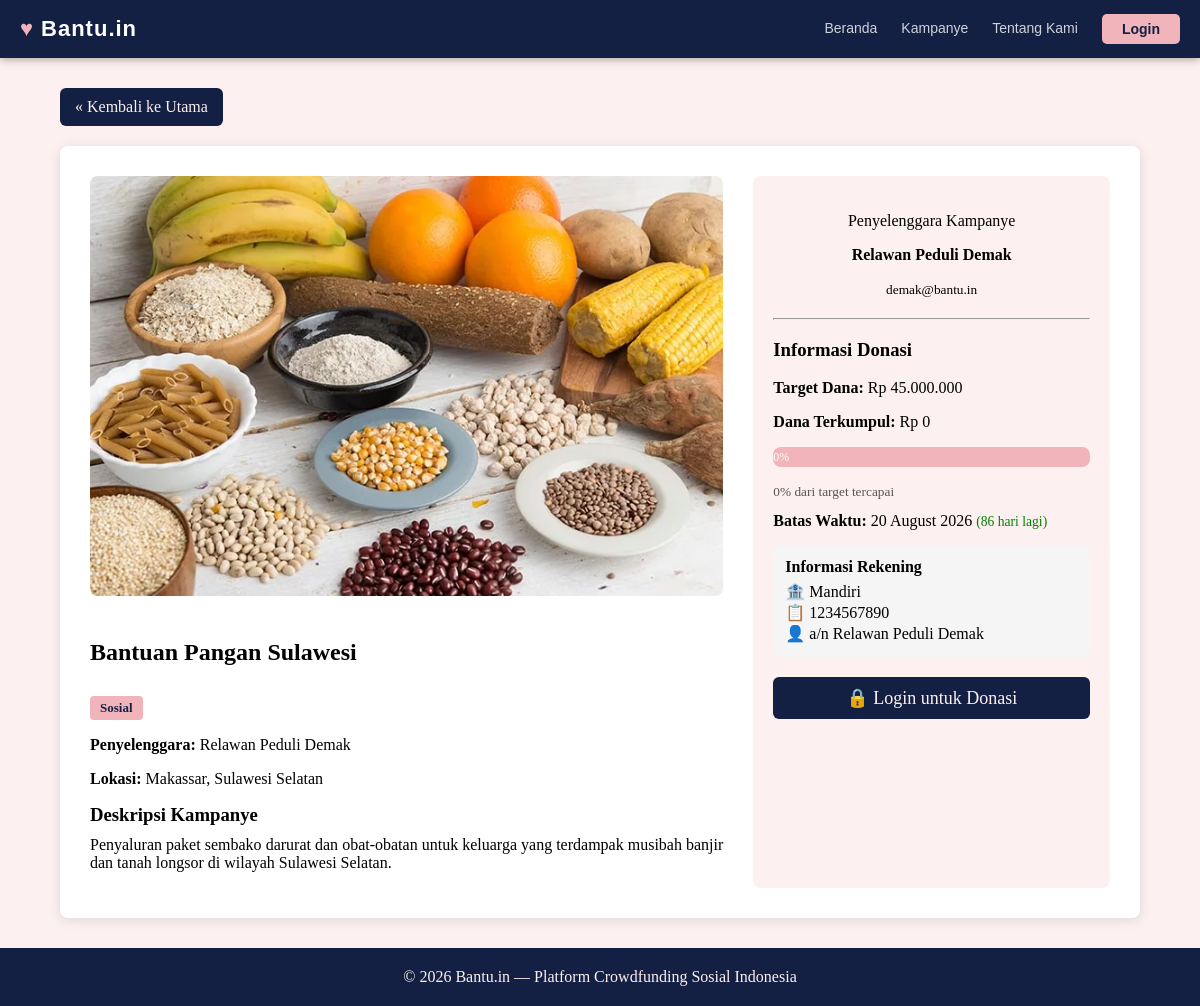
The app's page /detail.php?id=9 with its own data.
### tables this page shows
CREATE TABLE `kampanye` (
  `id` int(11) NOT NULL,
  `penyelenggara_id` int(11) NOT NULL,
  `judul` varchar(255) NOT NULL,
  `kategori` enum('bencana','pendidikan','kesehatan','lingkungan','sosial') NOT NULL,
  `lokasi` varchar(100) NOT NULL,
  `deskripsi` text NOT NULL,
  `target_dana` decimal(15,2) NOT NULL,
  `batas_waktu` date NOT NULL,
  `nama_bank` varchar(50) DEFAULT NULL,
  `no_rekening` varchar(50) DEFAULT NULL,
  `atas_nama` varchar(100) DEFAULT NULL,
  `gambar` varchar(255) NOT NULL,
  `created_at` timestamp NOT NULL DEFAULT current_timestamp()
);

CREATE TABLE `users` (
  `id` int(11) NOT NULL,
  `username` varchar(50) NOT NULL,
  `password` varchar(255) NOT NULL,
  `role` enum('donatur','penyelenggara') NOT NULL,
  `nama` varchar(100) NOT NULL,
  `email` varchar(100) NOT NULL,
  `no_telepon` varchar(20) NOT NULL,
  `alamat` text DEFAULT NULL
);

### detail.php (the view, shortened to what this page needs)
<?php
require 'koneksi.php';
$id = isset($_GET['id']) ? (int)$_GET['id'] : 0;
$stmt = $conn->prepare("
    SELECT k.*, u.nama AS nama_penyelenggara, u.email AS email_penyelenggara
    FROM kampanye k
    JOIN users u ON k.penyelenggara_id = u.id
    WHERE k.id = ?
");
$stmt->bind_param("i", $id);
$stmt->execute();
$kampanye = $stmt->get_result()->fetch_assoc();
$stmtDana = $conn->prepare("
    SELECT COALESCE(SUM(nominal), 0) AS dana_terkumpul
    FROM donasi
    WHERE kampanye_id = ? AND status = 'VERIFIED'
");
$stmtDana->bind_param("i", $id);
$stmtDana->execute();
$dana_terkumpul = (float)$stmtDana->get_result()->fetch_assoc()['dana_terkumpul'];
$target      = (float)$kampanye['target_dana'];
$persen      = $target > 0 ? min(100, round(($dana_terkumpul / $target) * 100, 1)) : 0;
$batas_waktu = new DateTime($kampanye['batas_waktu']);
$sekarang    = new DateTime();
$sudah_lewat = $sekarang > $batas_waktu;
$sisa_hari   = (int)$sekarang->diff($batas_waktu)->days;
function formatRupiah($angka) {
    return 'Rp ' . number_format($angka, 0, ',', '.');
}
$kategori_label = ucfirst($kampanye['kategori']);
?>
<!DOCTYPE html>
<html lang="id">
<head>
    <link rel="stylesheet" href="style.css">
</head>
<body>
<header class="home-header">
    <div class="home-container home-header-inner">
        <a href="index.php" class="home-logo">
            <span class="home-logo-icon">♥︎</span>
            <span class="home-logo-text">Bantu.in</span>
        </a>
        <nav class="home-navbar">
            <a href="index.php" class="home-nav-link">Beranda</a>
            <a href="index.php#daftar-kampanye" class="home-nav-link">Kampanye</a>
            <a href="#" class="home-nav-link">Tentang Kami</a>
            <?php if (isset($_SESSION['user_id'])): ?>
                <span style="color:white; font-size:14px; margin-right:10px;">
                    Halo, <?= htmlspecialchars($_SESSION['nama']) ?>!
                </span>
                <a href="logout.php" class="home-btn-login" style="background-color:#ff4d4d; color:white;">Logout</a>
            <?php else: ?>
                <a href="login.php" class="home-btn-login">Login</a>
            <?php endif; ?>
        </nav>
    </div>
</header>
<main class="container">
    <a href="index.php" class="btn btn-backhome">&laquo; Kembali ke Utama</a>
    <section class="detail-layout">
        <article class="col-main">
            <img
                src="<?= htmlspecialchars($kampanye['gambar']) ?>"
                alt="<?= htmlspecialchars($kampanye['judul']) ?>"
                class="detail-img"
                onerror="this.src='gambar/default.jpg'"
            >
            <h2><?= htmlspecialchars($kampanye['judul']) ?></h2>
            <span class="category-badge home-badge-<?= htmlspecialchars($kampanye['kategori']) ?>">
                <?= htmlspecialchars($kategori_label) ?>
            </span>
            <p><strong>Penyelenggara:</strong> <?= htmlspecialchars($kampanye['nama_penyelenggara']) ?></p>
            <p><strong>Lokasi:</strong> <?= htmlspecialchars($kampanye['lokasi']) ?></p>
            <h3>Deskripsi Kampanye</h3>
            <p class="deskripsi"><?= nl2br(htmlspecialchars($kampanye['deskripsi'])) ?></p>
        </article>
        <article class="col-sidebar">
            <div class="organizer-info">
                <p>Penyelenggara Kampanye</p>
                <p><strong><?= htmlspecialchars($kampanye['nama_penyelenggara']) ?></strong></p>
                <p><small><?= htmlspecialchars($kampanye['email_penyelenggara']) ?></small></p>
            </div>
            <hr>
            <h3>Informasi Donasi</h3>
            <p>
                <strong>Target Dana:</strong>
                <span class="dana-badge"><?= formatRupiah($target) ?></span>
            </p>
            <p>
                <strong>Dana Terkumpul:</strong>
                <span class="dana-badge"><?= formatRupiah($dana_terkumpul) ?></span>
            </p>
            <div class="progress-container">
                <div class="progress-bar" style="width: <?= $persen ?>%;">
                    <?= $persen ?>%
                </div>
            </div>
            <small style="color:#555;"><?= $persen ?>% dari target tercapai</small>
            <p style="margin-top:12px;">
                <strong>Batas Waktu:</strong>
                <?= $batas_waktu->format('d F Y') ?>
                <?php if ($sudah_lewat): ?>
                    <span style="color:red; font-size:0.85em;">(Kampanye telah berakhir)</span>
                <?php else: ?>
                    <span style="color:green; font-size:0.85em;">(<?= $sisa_hari ?> hari lagi)</span>
                <?php endif; ?>
            </p>
            <?php if (!empty($kampanye['nama_bank'])): ?>
            <div class="rekening-info" style="margin-top:12px; padding:12px; background:#f5f5f5; border-radius:8px;">
                <p style="margin:0 0 6px;"><strong>Informasi Rekening</strong></p>
                <p style="margin:2px 0;">🏦 <?= htmlspecialchars($kampanye['nama_bank']) ?></p>
                <p style="margin:2px 0;">📋 <?= htmlspecialchars($kampanye['no_rekening']) ?></p>
                <p style="margin:2px 0;">👤 a/n <?= htmlspecialchars($kampanye['atas_nama']) ?></p>
            </div>
            <?php endif; ?>
            <?php if (!$sudah_lewat): ?>
                <?php if (isset($_SESSION['user_id'])): ?>
                    <a href="donasi.php?id=<?= $id ?>" class="btn btn-donasi">Donasi Sekarang</a>
                <?php else: ?>
                    <a href="login.php?redirect=<?= urlencode('donasi.php?id=' . $id) ?>" class="btn btn-donasi">
                        🔒 Login untuk Donasi
                    </a>
                <?php endif; ?>
            <?php else: ?>
                <button class="btn btn-donasi" disabled style="opacity:0.5; cursor:not-allowed;">
                    Kampanye Telah Berakhir
                </button>
            <?php endif; ?>
        </article>
    </section>
</main>
<footer class="footer">
        <p>&copy; 2026 Bantu.in &mdash; Platform Crowdfunding Sosial Indonesia</p>
    </footer>
</body>
</html>
</body>
</html>

### style.css (style rules this page uses)
body { display: flex; flex-direction: column; min-height: 100vh; margin: 0; padding: 0; background-color: #FDF0F0; }
main { flex: 1; }
.home-header { background-color: #132043; padding: 14px 0; position: sticky; top: 0; z-index: 100; box-shadow: 0 2px 8px rgba(0, 0, 0, 0.3); font-family: Arial, sans-serif; z-index: 999; }
.home-header-inner { display: flex; justify-content: space-between; align-items: center; max-width: 1200px; margin: 0 auto; padding: 0 20px; }
.home-logo { display: flex; align-items: center; gap: 8px; cursor: pointer; text-decoration: none; }
.home-logo-icon { color: #F1B4BB; font-size: 22px; }
.home-logo-text { color: #ffffff; font-size: 22px; font-weight: bold; letter-spacing: 1px; }
.home-navbar { display: flex; align-items: center; gap: 24px; }
.home-nav-link { color: rgba(255, 255, 255, 0.8); font-size: 14px; padding: 4px 0; border-bottom: 2px solid transparent; transition: color 0.2s, border-color 0.2s; text-decoration: none; }
.home-btn-login { background-color: #F1B4BB; color: #132043; font-weight: bold; font-size: 14px; padding: 7px 20px; border-radius: 5px; transition: background-color 0.2s; text-decoration: none; }
.container { padding: 30px 5%; }
.detail-layout { display: flex; gap: 30px; background: white; padding: 30px; border-radius: 8px; box-shadow: 0 2px 12px #1F417226; margin-top: 20px; }
.col-main { flex: 2; }
.col-main h3 { margin-top: 10px; margin-bottom: 0; }
.deskripsi { margin-top: 10px; text-align: justify; }
.col-sidebar { flex: 1; background: #FDF0F0; padding: 20px; border-radius: 8px; }
.organizer-info { text-align: center; margin-bottom: 20px; }
.rekening-info { margin-top: 10px; }
.detail-img { width: 100%; height: auto; border-radius: 8px; margin-bottom: 20px; }
.category-badge { display: inline-block; margin-top: 10px; background-color: #F1B4BB; color: #132043; padding: 4px 10px; border-radius: 4px; font-size: 13px; font-weight: bold; }
.progress-container { background-color: #F1B4BB; border-radius: 8px; width: 100%; height: 20px; margin: 15px 0; overflow: hidden; }
.progress-bar { background-color: #1F4172; height: 100%; text-align: center; color: white; font-size: 12px; line-height: 20px; }
.btn, .btn-donasi { display: inline-block; background-color: #132043; color: #FDF0F0; padding: 10px 15px; text-decoration: none; border-radius: 6px; }
.btn-donasi { display: block; width: 100%; box-sizing: border-box; font-size: 18px; margin-top: 20px; text-align: center; }
.footer { background-color: #132043; padding: 20px; overflow: hidden; position: static; bottom: auto; }
.footer p { color: #FDF0F0; margin: 0; text-align: center; }

### records on screen
kampanye: gambar (picture), judul "Bantuan Pangan Sulawesi", kategori "Sosial", penyelenggara.nama "Relawan Peduli Demak", lokasi "Makassar, Sulawesi Selatan", deskripsi "Penyaluran paket sembako darurat dan obat-obatan untuk keluarga yang terdampak musibah banjir dan tanah longsor di wilayah Sulawesi Selatan.", penyelenggara.email "demak@bantu.in", target_dana "Rp 45.000.000", batas_waktu "20 August 2026", nama_bank "Mandiri", no_rekening "1234567890", atas_nama "Relawan Peduli Demak"

### other values on screen
formatRupiah($dana_terkumpul) "Rp 0"
$persen "0"
